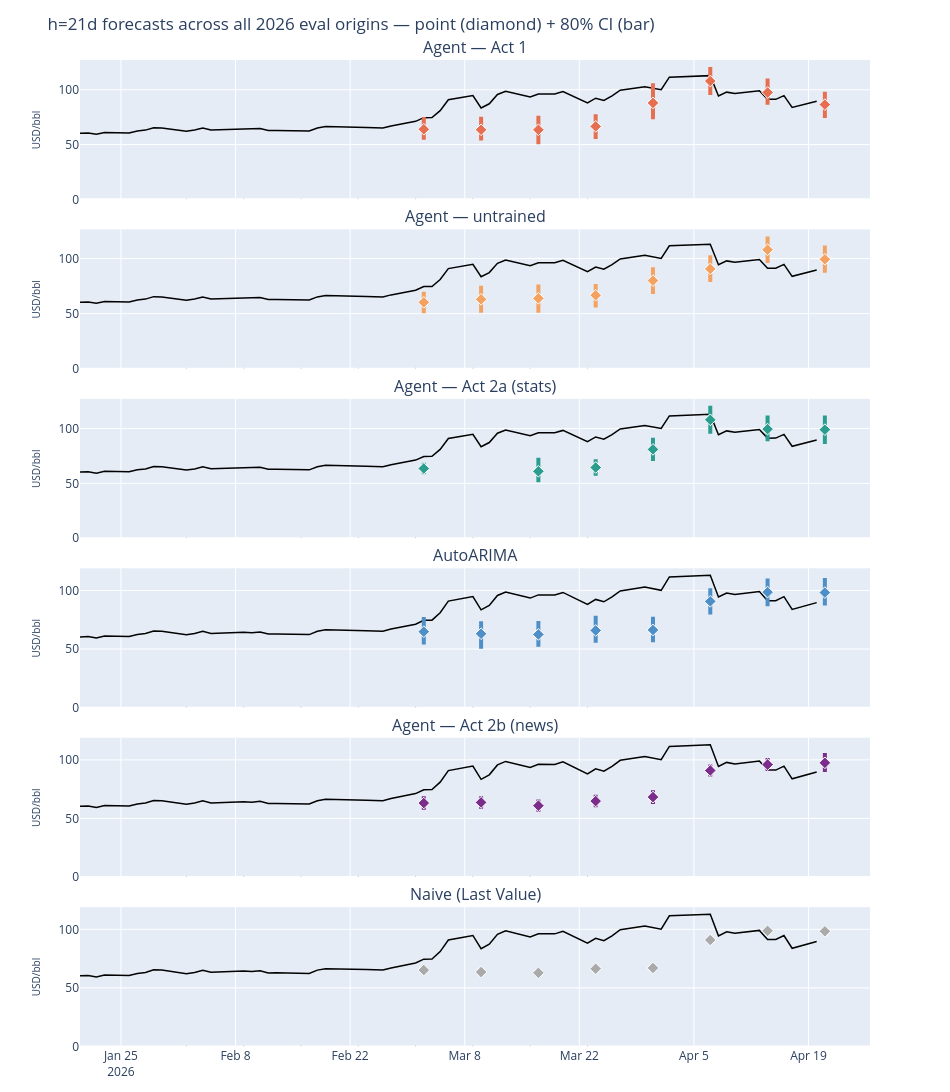

Here is the notebook cell this chart was saved with:
### Markdown cell above
---
## 5. Forecast Comparison — All Eval Origins, h=21d

One panel per predictor, all eight eval origins on a shared time axis.
Each panel shows the realised WTI price (black line), the 21-day-ahead
point forecast (diamond), and the 80% prediction interval (vertical bar)
for every origin.  Dashed verticals mark the origin dates.

### Code cell
from datetime import datetime
import plotly.graph_objects as go
from plotly.subplots import make_subplots

_full_series = data_service.get_series('wti_crude_oil_price', as_of=datetime.now())
_price_ts = pd.to_datetime(_full_series['timestamp'])
_price_vals = _full_series['value'].values

_COLORS = {
    'Naive (Last Value)': '#aaaaaa',
    'AutoARIMA': '#4e8fc7',
    'Agent — untrained': '#f4a261',
    'Agent — Act 1': '#e76f51',
    'Agent — Act 2a (stats)': '#2a9d8f',
    'Agent — Act 2b (news)': '#7b2d8b',
}
# Show predictors in scorecard order (best CRPS first)
_PREDICTOR_ORDER = [p for p in df_scorecard.index if p in _COLORS]

def _has_forecast(payload) -> bool:
    return hasattr(payload, 'point_forecast') and hasattr(payload, 'quantiles')

# Collect the longest-horizon prediction per (predictor, origin)
# (handles cases where exact h=21d may be h=20 or h=22 depending on calendar)
_h21: dict[tuple[str, str], object] = {}
for name, result in all_eval_results.items():
    for pred in result.predictions:
        if not _has_forecast(pred.payload):
            continue
        horizon = (pd.Timestamp(pred.forecast_date) - pd.Timestamp(pred.as_of)).days
        key = (name, str(pred.as_of.date()))
        existing = _h21.get(key)
        if existing is None:
            _h21[key] = pred
        else:
            existing_h = (pd.Timestamp(existing.forecast_date) - pd.Timestamp(existing.as_of)).days
            if horizon > existing_h:
                _h21[key] = pred
print(f'h-max predictions collected: {len(_h21)} ({len(_h21) // max(len(_PREDICTOR_ORDER), 1)} origins per predictor)')

_origins = sorted({str(pred.as_of.date()) for result in all_eval_results.values() for pred in result.predictions})

# Price window: span all origins plus context on each side
_t0 = pd.Timestamp(_origins[0]) - pd.Timedelta(days=14)
_t1 = pd.Timestamp(_origins[-1]) + pd.Timedelta(days=28)
_mask = (_price_ts >= _t0) & (_price_ts <= _t1)
_ctx_dates = _price_ts[_mask]
_ctx_prices = _price_vals[_mask]

_n_rows = len(_PREDICTOR_ORDER)
fig = make_subplots(
    rows=_n_rows, cols=1,
    shared_xaxes=True,
    vertical_spacing=0.03,
    subplot_titles=_PREDICTOR_ORDER,
)

for row_idx, name in enumerate(_PREDICTOR_ORDER, 1):
    color = _COLORS[name]
    show_leg = row_idx == 1

    # Actual price
    fig.add_trace(go.Scatter(
        x=_ctx_dates, y=_ctx_prices,
        mode='lines', name='Actual',
        line=dict(color='black', width=1.5),
        showlegend=show_leg, legendgroup='actual',
    ), row=row_idx, col=1)

    for origin in _origins:
        pred = _h21.get((name, origin))
        if pred is None:
            continue
        fc_date = pd.Timestamp(pred.forecast_date)
        pt = pred.payload.point_forecast
        lo = pred.payload.quantiles.get(0.1, pt)
        hi = pred.payload.quantiles.get(0.9, pt)

        # Origin dashed line
        fig.add_shape(type='line',
            x0=pd.Timestamp(origin), x1=pd.Timestamp(origin),
            y0=0, y1=1, yref='paper',
            xref=f'x{row_idx}' if row_idx > 1 else 'x',
            line=dict(dash='dot', color='#cccccc', width=1),
            row=row_idx, col=1,
        )

        # 80% CI bar
        fig.add_trace(go.Scatter(
            x=[fc_date, fc_date], y=[lo, hi],
            mode='lines', line=dict(color=color, width=4),
            showlegend=False, legendgroup=name,
        ), row=row_idx, col=1)

        # Point forecast
        fig.add_trace(go.Scatter(
            x=[fc_date], y=[pt],
            mode='markers',
            marker=dict(color=color, size=9, symbol='diamond',
                        line=dict(color='white', width=1)),
            name=name, showlegend=False, legendgroup=name,
        ), row=row_idx, col=1)

fig.update_layout(
    title='h=21d forecasts across all 2026 eval origins — point (diamond) + 80% CI (bar)',
    height=220 * _n_rows,
    width=950,
    showlegend=False,
    margin=dict(t=60, b=40),
)
for i in range(1, _n_rows + 1):
    fig.update_yaxes(title_text='USD/bbl', title_font_size=10, row=i, col=1)
fig.show()
